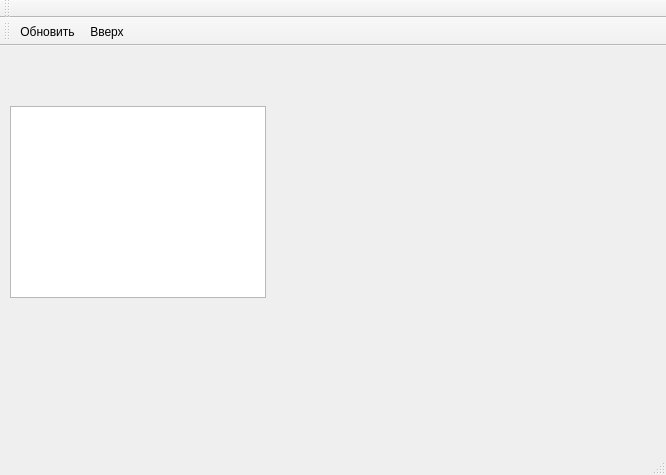
<?xml version="1.0" encoding="UTF-8"?>
<ui version="4.0">
 <class>MainWindow</class>
 <widget class="QMainWindow" name="MainWindow">
  <property name="geometry">
   <rect>
    <x>0</x>
    <y>0</y>
    <width>666</width>
    <height>475</height>
   </rect>
  </property>
  <property name="windowTitle">
   <string>MainWindow</string>
  </property>
  <widget class="QWidget" name="centralWidget">
   <widget class="QTreeView" name="treeView">
    <property name="geometry">
     <rect>
      <x>10</x>
      <y>60</y>
      <width>256</width>
      <height>192</height>
     </rect>
    </property>
   </widget>
  </widget>
  <widget class="QMenuBar" name="menuBar">
   <property name="geometry">
    <rect>
     <x>0</x>
     <y>0</y>
     <width>666</width>
     <height>21</height>
    </rect>
   </property>
  </widget>
  <widget class="QToolBar" name="mainToolBar">
   <attribute name="toolBarArea">
    <enum>TopToolBarArea</enum>
   </attribute>
   <attribute name="toolBarBreak">
    <bool>false</bool>
   </attribute>
  </widget>
  <widget class="QStatusBar" name="statusBar"/>
  <widget class="QToolBar" name="navigationBar">
   <property name="windowTitle">
    <string>toolBar</string>
   </property>
   <attribute name="toolBarArea">
    <enum>TopToolBarArea</enum>
   </attribute>
   <attribute name="toolBarBreak">
    <bool>true</bool>
   </attribute>
   <addaction name="updateAction"/>
   <addaction name="upAction"/>
  </widget>
  <action name="updateAction">
   <property name="icon">
    <iconset resource="gitbrowser.qrc">
     <normaloff>:/images/refresh.png</normaloff>:/images/refresh.png</iconset>
   </property>
   <property name="text">
    <string>Обновить</string>
   </property>
   <property name="toolTip">
    <string>Синхронизировать документы хранилища</string>
   </property>
   <property name="shortcut">
    <string>Ctrl+U</string>
   </property>
  </action>
  <action name="upAction">
   <property name="icon">
    <iconset resource="gitbrowser.qrc">
     <normaloff>:/images/arrow-up.png</normaloff>:/images/arrow-up.png</iconset>
   </property>
   <property name="text">
    <string>Вверх</string>
   </property>
   <property name="toolTip">
    <string>Перейти к вышестоящему каталогу</string>
   </property>
   <property name="shortcut">
    <string>Backspace</string>
   </property>
  </action>
 </widget>
 <layoutdefault spacing="6" margin="11"/>
 <resources>
  <include location="gitbrowser.qrc"/>
 </resources>
 <connections/>
</ui>
